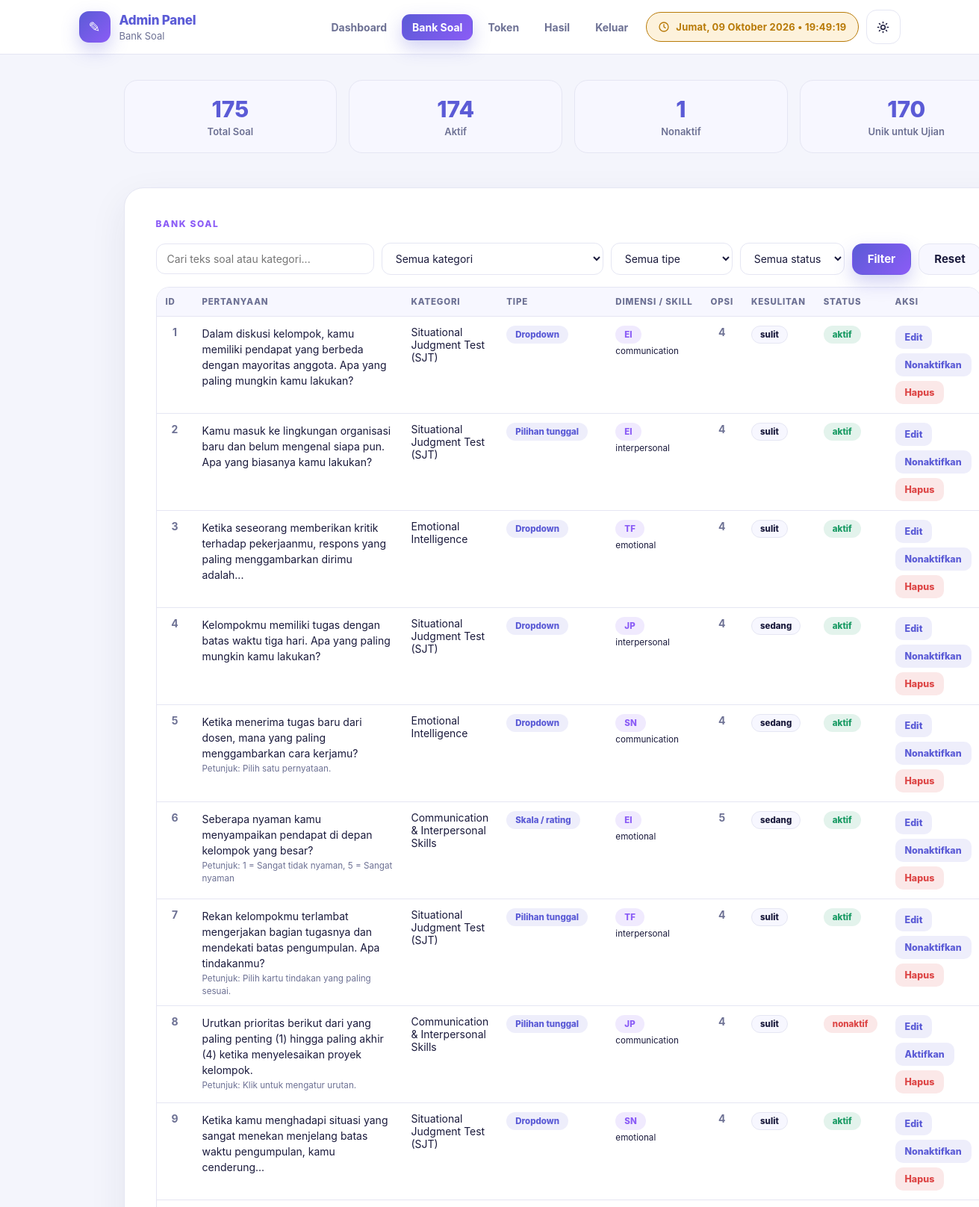
/admin/bank_soal.php (upper part), run on the app's committed database.
### tables this page shows
CREATE TABLE `bank_soal` (
  `id` int unsigned NOT NULL AUTO_INCREMENT,
  `kategori` varchar(100) NOT NULL DEFAULT '',
  `dimensi_id` int unsigned NOT NULL,
  `skill` enum('interpersonal','communication','emotional') NOT NULL,
  `pertanyaan` text NOT NULL,
  `tipe_soal` enum('multiple_choice','dropdown','checkbox','scale') NOT NULL DEFAULT 'multiple_choice',
  `tingkat_kesulitan` enum('mudah','sedang','sulit') NOT NULL DEFAULT 'sedang',
  `petunjuk` varchar(150) DEFAULT NULL,
  `pilihan_jawaban` json DEFAULT NULL,
  `jawaban` json DEFAULT NULL,
  `urutan` smallint unsigned NOT NULL DEFAULT '0',
  `status` enum('aktif','nonaktif') NOT NULL DEFAULT 'aktif',
  `created_at` timestamp NOT NULL DEFAULT CURRENT_TIMESTAMP,
  `updated_at` timestamp NOT NULL DEFAULT CURRENT_TIMESTAMP ON UPDATE CURRENT_TIMESTAMP,
  PRIMARY KEY (`id`),
  KEY `idx_soal_status` (`status`),
  KEY `idx_soal_dimensi` (`dimensi_id`),
  KEY `idx_bank_soal_kategori` (`kategori`),
  KEY `idx_bank_soal_tipe` (`tipe_soal`),
  CONSTRAINT `fk_soal_dimensi` FOREIGN KEY (`dimensi_id`) REFERENCES `dimensi` (`id`) ON DELETE RESTRICT ON UPDATE CASCADE
);

CREATE TABLE `dimensi` (
  `id` int unsigned NOT NULL AUTO_INCREMENT,
  `kode` varchar(5) NOT NULL,
  `nama` varchar(50) NOT NULL,
  `nama_panjang` varchar(80) NOT NULL,
  `label_tampilan` varchar(30) NOT NULL,
  `label_positif` varchar(30) NOT NULL,
  `label_negatif` varchar(30) NOT NULL,
  `urutan` smallint unsigned NOT NULL DEFAULT '0',
  PRIMARY KEY (`id`),
  UNIQUE KEY `uq_dimensi_kode` (`kode`)
);

### admin/bank_soal.php (the view, shortened to what this page needs)
<?php
$tipeList = [
    'multiple_choice' => 'Pilihan tunggal',
    'dropdown'        => 'Dropdown',
    'checkbox'        => 'Checkbox (multi)',
    'scale'           => 'Skala / rating',
];
$db = getDB();
$mode  = 'daftar';
if ($mode === 'daftar') {
    $q         = trim((string) ($_GET['q'] ?? ''));
    $kategoriF = (string) ($_GET['kategori'] ?? '');
    $tipeF     = (string) ($_GET['tipe'] ?? '');
    $statusF   = (string) ($_GET['status'] ?? '');
    $qs = http_build_query(array_filter([
        'q'        => $q,
        'kategori' => $kategoriF,
        'tipe'     => $tipeF,
        'status'   => $statusF,
    ], static function ($v) {
        return $v !== '';
    }));
    $selfUrl = 'bank_soal.php' . ($qs !== '' ? '?' . $qs : '');
    $where  = [];
    $params = [];
    $sql = "SELECT s.id, s.pertanyaan, s.kategori, s.tipe_soal, s.tingkat_kesulitan,
                   s.status, s.petunjuk, s.skill, d.kode AS dimensi_kode,
                   JSON_LENGTH(s.pilihan_jawaban) AS jml_pilihan
            FROM bank_soal s
            JOIN dimensi d ON d.id = s.dimensi_id"
         . ($where ? ' WHERE ' . implode(' AND ', $where) : '')
         . ' ORDER BY s.id LIMIT 500';
    $stmt = $db->prepare($sql);
    $stmt->execute($params);
    $rows = $stmt->fetchAll();
    $ringkas = $db->query(
        "SELECT COUNT(*) AS total,
                SUM(status = 'aktif') AS aktif,
                SUM(status = 'nonaktif') AS nonaktif,
                COUNT(DISTINCT CASE WHEN status = 'aktif' AND pilihan_jawaban IS NOT NULL
                                    AND JSON_LENGTH(pilihan_jawaban) > 0
                               THEN pertanyaan END) AS unik_aktif
         FROM bank_soal"
    )->fetch();
}
?>
<?php
switch ($mode) {
    default:
        $subTitle  = 'Bank Soal';
}
require __DIR__ . '/../assets/partials/head.php';
$adminSubtitle = $subTitle;
$adminActive = 'bank_soal';
require __DIR__ . '/../assets/partials/header_admin.php';
?>
<?php if ($mode === 'daftar'): ?>
    <main class="exam-container">
        <div class="info-grid" style="margin-bottom:24px;">
            <div class="info-box"><strong><?= (int) $ringkas['total'] ?></strong> Total Soal</div>
            <div class="info-box"><strong><?= (int) $ringkas['aktif'] ?></strong> Aktif</div>
            <div class="info-box"><strong><?= (int) $ringkas['nonaktif'] ?></strong> Nonaktif</div>
            <div class="info-box"><strong><?= (int) $ringkas['unik_aktif'] ?></strong> Unik untuk Ujian</div>
        </div>
        <div class="question-card">
            <div class="question-type">BANK SOAL</div>
            <form class="filter-bar" method="get" action="bank_soal.php">
                <input type="search" name="q" value="<?= htmlspecialchars($q, ENT_QUOTES, 'UTF-8') ?>"
                       placeholder="Cari teks soal atau kategori...">
                <select name="kategori">
                    <option value="">Semua kategori</option>
                </select>
                <select name="tipe">
                    <option value="">Semua tipe</option>
                </select>
                <select name="status">
                    <option value="">Semua status</option>
                </select>
                <button class="btn btn-next" type="submit">Filter</button>
                <a class="btn btn-secondary" href="bank_soal.php">Reset</a>
            </form>
            <div class="table-wrap">
                <table class="data-table">
                    <thead>
                        <tr>
                            <th>ID</th>
                            <th>Pertanyaan</th>
                            <th>Kategori</th>
                            <th>Tipe</th>
                            <th>Dimensi / Skill</th>
                            <th>Opsi</th>
                            <th>Kesulitan</th>
                            <th>Status</th>
                            <th>Aksi</th>
                        </tr>
                    </thead>
                    <tbody>
                    <?php foreach ($rows as $r): ?>
                        <tr>
                            <td class="num"><?= (int) $r['id'] ?></td>
                            <td class="question-cell">
                                <p><?= htmlspecialchars(mb_substr($r['pertanyaan'], 0, 150) . (mb_strlen($r['pertanyaan']) > 150 ? '...' : ''), ENT_QUOTES, 'UTF-8') ?></p>
                                <?php if ($r['petunjuk']): ?>
                                    <small>Petunjuk: <?= htmlspecialchars($r['petunjuk'], ENT_QUOTES, 'UTF-8') ?></small>
                                <?php endif; ?>
                            </td>
                            <td><?= htmlspecialchars($r['kategori'], ENT_QUOTES, 'UTF-8') ?></td>
                            <td><span class="tag blue"><?= htmlspecialchars($tipeList[$r['tipe_soal']] ?? $r['tipe_soal'], ENT_QUOTES, 'UTF-8') ?></span></td>
                            <td>
                                <span class="tag purple"><?= htmlspecialchars($r['dimensi_kode'], ENT_QUOTES, 'UTF-8') ?></span><br>
                                <small style="color:var(--muted);"><?= htmlspecialchars($r['skill'], ENT_QUOTES, 'UTF-8') ?></small>
                            </td>
                            <td class="num">
                                <?php if ((int) $r['jml_pilihan'] === 0): ?>
                                    <span class="tag red">0</span>
                                <?php else: ?>
                                    <?= (int) $r['jml_pilihan'] ?>
                                <?php endif; ?>
                            </td>
                            <td><span class="tag"><?= htmlspecialchars($r['tingkat_kesulitan'], ENT_QUOTES, 'UTF-8') ?></span></td>
                            <td>
                                <?php if ($r['status'] === 'aktif'): ?>
                                    <span class="tag green">aktif</span>
                                <?php else: ?>
                                    <span class="tag red">nonaktif</span>
                                <?php endif; ?>
                            </td>
                            <td>
                                <div class="row-actions">
                                    <a class="act-edit" href="bank_soal.php?edit=<?= (int) $r['id'] ?>">Edit</a>
                                    <form method="post" action="<?= htmlspecialchars($selfUrl, ENT_QUOTES, 'UTF-8') ?>" style="display:inline;">
                                        <button type="submit" class="act-edit">
                                            <?= $r['status'] === 'aktif' ? 'Nonaktifkan' : 'Aktifkan' ?>
                                        </button>
                                    </form>
                                    <a class="act-danger" href="bank_soal.php?hapus=<?= (int) $r['id'] ?>">Hapus</a>
                                </div>
                            </td>
                        </tr>
                    <?php endforeach; ?>
                    </tbody>
                </table>
            </div>
        </div>
    </main>
<?php endif; ?>
</body>
</html>

### assets/partials/head.php (shortened to what this page needs)
<?php
$bodyClass = $bodyClass ?? '';
?>
<!DOCTYPE html>
<html lang="id">
<head>
    <?php
    $cssFile = __DIR__ . '/../css/tailwind.css';
    $cssVer  = @filemtime($cssFile) ?: 1;
    ?>
    <link rel="stylesheet" href="../assets/css/tailwind.css?v=<?= (int) $cssVer ?>">
</head>
<body class="<?= htmlspecialchars($bodyClass, ENT_QUOTES, 'UTF-8') ?>">

### assets/partials/header_admin.php
<?php
$adminSubtitle = $adminSubtitle ?? '';
$adminActive   = $adminActive ?? '';
$menuAdmin = [
    'dashboard' => ['dashboard.php', 'Dashboard'],
    'bank_soal' => ['bank_soal.php', 'Bank Soal'],
    'token'     => ['token.php', 'Token'],
    'hasil'     => ['hasil.php', 'Hasil'],
];
?>
<header class="exam-header">
    <div class="container exam-header-inner">
        <div class="exam-brand">
            <div class="exam-logo">&#9998;</div>
            <div class="min-w-0">
                <div class="exam-title">Admin Panel</div>
                <div class="exam-user"><?= htmlspecialchars($adminSubtitle, ENT_QUOTES, 'UTF-8') ?></div>
            </div>
        </div>
        <div class="exam-actions">
            <nav class="admin-nav">
                <?php foreach ($menuAdmin as $key => $item): ?>
                    <a href="<?= $item[0] ?>"<?= $adminActive === $key ? ' class="active" aria-current="page"' : '' ?>>
                        <?= $item[1] ?>
                    </a>
                <?php endforeach; ?>
                <a href="login.php">Keluar</a>
            </nav>
            <span class="clock-pill" aria-live="off">
                <svg viewBox="0 0 24 24" fill="none" stroke="currentColor" stroke-width="2" stroke-linecap="round" stroke-linejoin="round"><circle cx="12" cy="12" r="9"/><path d="M12 7v5l3 2"/></svg>
                <span class="clock-text" id="clockText">Memuat waktu...</span>
            </span>
            <?php require __DIR__ . '/theme_toggle.php'; ?>
        </div>
    </div>
</header>

### assets/partials/theme_toggle.php (shortened to what this page needs)
<?php
$extraToggleClass = $extraToggleClass ?? '';
?>
<button type="button" id="themeToggle"
        aria-label="Ganti tema terang / gelap" aria-pressed="false"
        title="Mode terang / gelap"
        class="header-btn header-btn-icon <?= htmlspecialchars($extraToggleClass, ENT_QUOTES, 'UTF-8') ?>">
    <svg class="icon-sun" viewBox="0 0 24 24" fill="none" stroke="currentColor" stroke-width="2.2" stroke-linecap="round">
        <circle cx="12" cy="12" r="4"/><path d="M12 2v2M12 20v2M4.9 4.9l1.4 1.4M17.7 17.7l1.4 1.4M2 12h2M20 12h2M4.9 19.1l1.4-1.4M17.7 6.3l1.4-1.4"/>
    </svg>
</button>

### data on the page
bank_soal: id "1", pertanyaan "Dalam diskusi kelompok, kamu memiliki pendapat yang berbeda dengan mayoritas anggota. Apa yang paling mungkin kamu lakukan?", kategori "Situational Judgment Test (SJT)", tipe_soal "Dropdown", dimensi.kode "EI", skill "communication", jml_pilihan "4", tingkat_kesulitan "sulit", status "aktif"
bank_soal: id "2", pertanyaan "Kamu masuk ke lingkungan organisasi baru dan belum mengenal siapa pun. Apa yang biasanya kamu lakukan?", kategori "Situational Judgment Test (SJT)", tipe_soal "Pilihan tunggal", dimensi.kode "EI", skill "interpersonal", jml_pilihan "4", tingkat_kesulitan "sulit", status "aktif"
bank_soal: id "3", pertanyaan "Ketika seseorang memberikan kritik terhadap pekerjaanmu, respons yang paling menggambarkan dirimu adalah...", kategori "Emotional Intelligence", tipe_soal "Dropdown", dimensi.kode "TF", skill "emotional", jml_pilihan "4", tingkat_kesulitan "sulit", status "aktif"
bank_soal: id "4", pertanyaan "Kelompokmu memiliki tugas dengan batas waktu tiga hari. Apa yang paling mungkin kamu lakukan?", kategori "Situational Judgment Test (SJT)", tipe_soal "Dropdown", dimensi.kode "JP", skill "interpersonal", jml_pilihan "4", tingkat_kesulitan "sedang", status "aktif"
bank_soal: id "5", pertanyaan "Ketika menerima tugas baru dari dosen, mana yang paling menggambarkan cara kerjamu?", petunjuk "Pilih satu pernyataan.", kategori "Emotional Intelligence", tipe_soal "Dropdown", dimensi.kode "SN", skill "communication", jml_pilihan "4", tingkat_kesulitan "sedang", status "aktif"
bank_soal: id "6", pertanyaan "Seberapa nyaman kamu menyampaikan pendapat di depan kelompok yang besar?", petunjuk "1 = Sangat tidak nyaman, 5 = Sangat nyaman", kategori "Communication & Interpersonal Skills", tipe_soal "Skala / rating", dimensi.kode "EI", skill "emotional", jml_pilihan "5", tingkat_kesulitan "sedang", status "aktif"
bank_soal: id "7", pertanyaan "Rekan kelompokmu terlambat mengerjakan bagian tugasnya dan mendekati batas pengumpulan. Apa tindakanmu?", petunjuk "Pilih kartu tindakan yang paling sesuai.", kategori "Situational Judgment Test (SJT)", tipe_soal "Pilihan tunggal", dimensi.kode "TF", skill "interpersonal", jml_pilihan "4", tingkat_kesulitan "sulit", status "aktif"
bank_soal: id "8", pertanyaan "Urutkan prioritas berikut dari yang paling penting (1) hingga paling akhir (4) ketika menyelesaikan proyek kelompok.", petunjuk "Klik untuk mengatur urutan.", kategori "Communication & Interpersonal Skills", tipe_soal "Pilihan tunggal", dimensi.kode "JP", skill "communication", jml_pilihan "4", tingkat_kesulitan "sulit", status "nonaktif"
bank_soal: id "9", pertanyaan "Ketika kamu menghadapi situasi yang sangat menekan menjelang batas waktu pengumpulan, kamu cenderung...", kategori "Situational Judgment Test (SJT)", tipe_soal "Dropdown", dimensi.kode "SN", skill "emotional", jml_pilihan "4", tingkat_kesulitan "sulit", status "aktif"

### other printed values
$adminSubtitle "Bank Soal"
$item[1] "Dashboard"
$item[1] "Bank Soal"
$item[1] "Token"
$item[1] "Hasil"
$ringkas['total'] "175"
$ringkas['aktif'] "174"
$ringkas['nonaktif'] "1"
$ringkas['unik_aktif'] "170"
